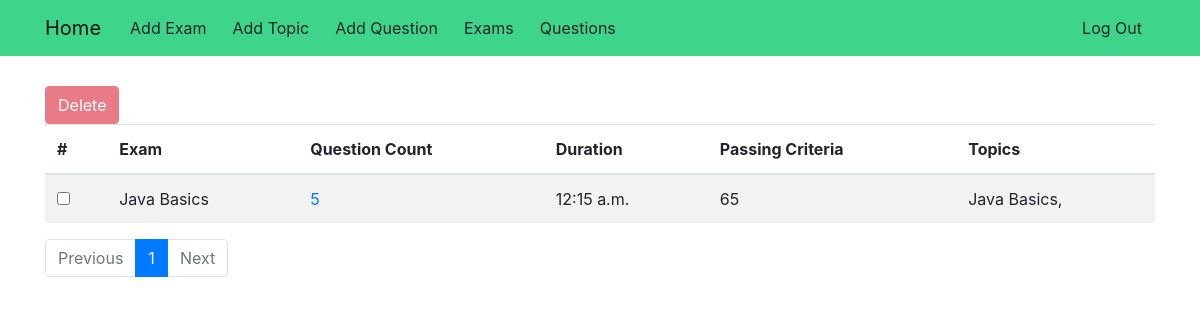
Page /exams/ (signed in) on the earlier database version.
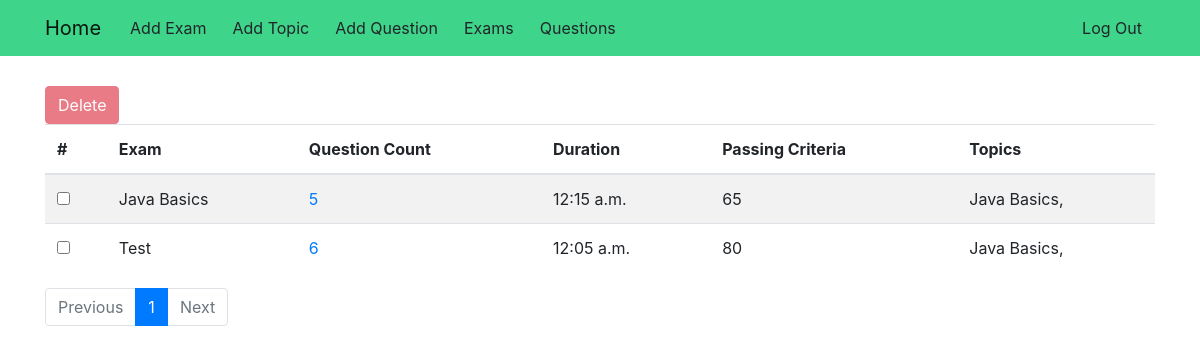
Same page on the later database version.
### exam_app/models.py (models this page shows, shortened)
class Exam(models.Model):
    name = models.TextField()
    question_count = models.PositiveSmallIntegerField()
    questions = models.ManyToManyField(Question)
    time = models.TimeField()
    passing_percentage = models.PositiveSmallIntegerField(
        validators=[MaxValueValidator(100), MinValueValidator(1)])

class Topic(models.Model):
    name = models.CharField(max_length=1024, unique=True)
    def __str__(self):
        return self.name

### exam_app/views.py (the view)
# urls.py: url('^exams/$', views.ListExamView.as_view(), name='exams'),
class ListExamView(SuperUserRequiredMixin, ListView):
    model = models.Exam
    paginate_by = 10
    def get_queryset(self):
        return models.Exam.objects.all().order_by('pk')

### exam_app/views.py (called while the page is built)
    def test_func(self):
        return self.request.user.is_superuser

### exam_app/templates/exam_app/exam_list.html (shortened to what this page needs)
{% extends "base.html" %}
{% block body_block %}
<div class="toolbar">
    <form id="form-btn" name="form-btn" action="/exam/delete/" method="POST">
        <button id="remove" class="btn btn-danger" disabled onclick="remove()">Delete</button>
    </form>
</div>
<table id="table" class="table table-striped">
    <thead>
        <tr>
            <th scope="col" data-checkbox="true">#</th>
            <th scope="col">Exam</th>
            <th scope="col">Question Count</th>
            <th scope="col">Duration</th>
            <th scope="col">Passing Criteria</th>
            <th scope="col">Topics</th>
        </tr>
    </thead>
    <tbody>
        {% for exam in exam_list %}
        <tr>
            <th scope="row">
                <input type="checkbox" class="largerCheckbox" id="{{ exam.pk}}" onchange="setSelection(this)">
            </th>
            <td>{{ exam.name}}</td>
            <td><a href="/questions/?exam_id={{exam.pk}}">{{ exam.question_count}}</a></td>
            <td>{{ exam.time}}</td>
            <td>{{ exam.passing_percentage}}</td>
            <td>
                {% regroup exam.questions.all by topic as topic_list %}
                {% for topic in topic_list %}
                {{topic.grouper}},
                {% empty %}
                All
                {% endfor %}
            </td>
        </tr>
        {% empty %}
        <tr>
            <td colspan="5">Exam List is Empty</td>
        </tr>
        {% endfor %}
    </tbody>
</table>
<nav aria-label="PageNavigation" class="page-nav">
    <ul class="pagination">
        {% if page_obj.has_previous %}
        <li class="page-item ">
            <a class="page-link" href="?page={{ page_obj.previous_page_number }}" tabindex="-1">Previous</a>
        </li>
        {% else %}
        <li class="page-item disabled">
            <a class="page-link" href="#" tabindex="-1">Previous</a>
        </li>
        {% endif %}
        {% for num in page_obj.paginator.page_range %}
        {% if page_obj.number == num %}
        <li class="page-item active"><a class="page-link" href="?page={{ num }}">{{num}}</a>
        </li>
        {% elif num > page_obj.number|add:'-3' and num < page_obj.number|add:'3' %}
        <li class="page-item"><a class="page-link" href="?page={{ num }}">{{num}}</a></li>
        {% endif %}
        {% endfor %}
        {% if page_obj.has_next %}
        <li class="page-item">
            <a class="page-link" href="?page={{ page_obj.next_page_number }}">Next</a>
        </li>
        {% else %}
        <li class="page-item disabled">
            <a class="page-link" href="#">Next</a>
        </li>
        {% endif %}
    </ul>
</nav>
{% endblock %}

Differences in the rows shown:
added Exam: name "Test", question_count "6", time "12:05 a.m.", passing_percentage "80", Topic (grouper "Java Basics")
